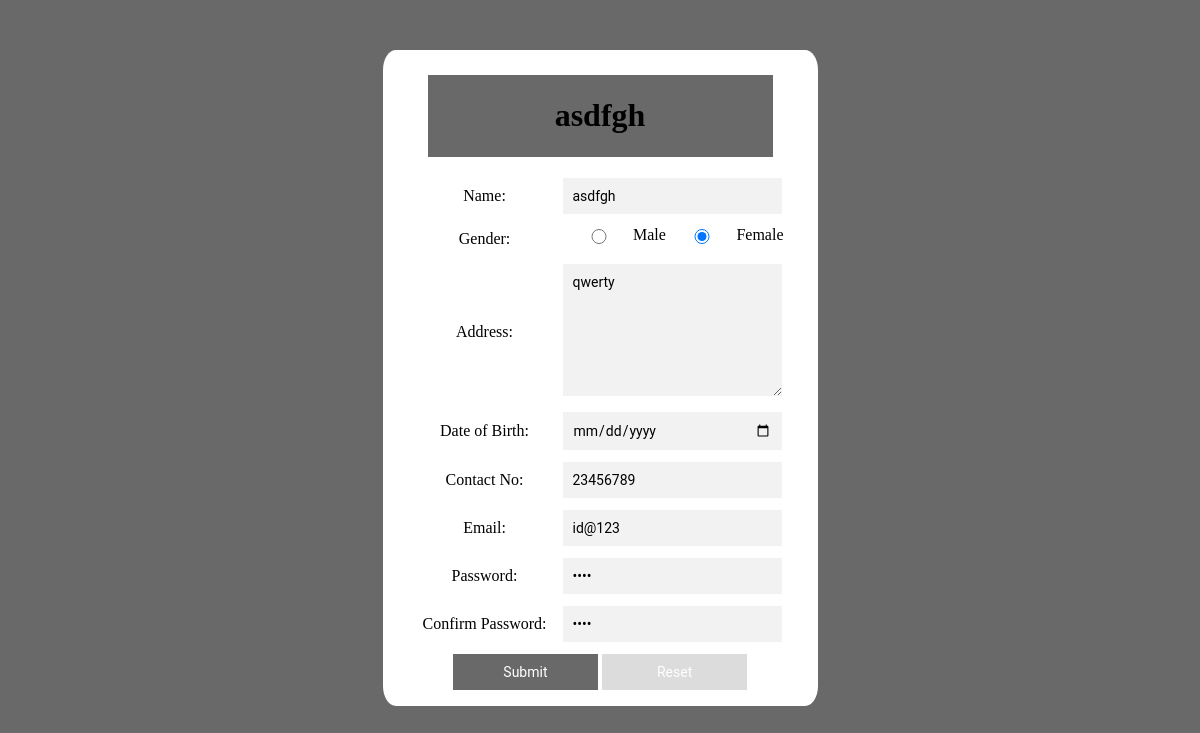
Page /editpatient/1 on the committed database.
### myapp/models.py (models this page shows, shortened)
class Patientdb(models.Model):
    patientname=models.CharField(max_length=100,null=True)
    gender=models.CharField(max_length=100)
    address=models.CharField(max_length=200)
    dob=models.DateField(max_length=200)
    mobile=models.CharField(max_length=200)
    email=models.CharField(max_length=200)
    password=models.CharField(max_length=200)

### myapp/views.py (the view)
# urls.py: path('editpatient/<pk>',views.edit_patient,name='editpatient'),
def edit_patient(request,pk):
    user=Patientdb.objects.get(pk=pk)
    if request.method == "POST":
        form = patientForm(request.POST, instance=user)
        if form.is_valid():
            form.save()
            return redirect(Signup)
    print(user.dob)
    context={
        "user":user,
    }
    return render(request,"edit_Patient.html",{"context":context})

### myapp/templates/edit_Patient.html (shortened to what this page needs)
<!DOCTYPE html>
<html lang="en">
<head>
</head>
<body>
    <form method="POST">
        <div style="margin-top: 50px;">
            <table>
                <tr>
                    <td id="heading" colspan="2">
                        <h1>{{ context.user.patientname }}</h1>
                    </td>
                </tr>
                <tr>
                    <td class="labels"><label for="firstname">Name:</label></td>
                    <td><input id="firstname" type="text" name="patientname" value="{{ context.user.patientname }}"></td>
                </tr>
                <tr>
                    <td class="labels"><label>Gender:</label></td>
                    <td class="td-gender">
                        <input type="radio" id="gmale" name="gender" value="male" {% if context.user.gender == "male" %}checked{% endif %}><label for="gmale">Male</label>
                        <input type="radio" id="gfemale" name="gender" value="female" {% if context.user.gender == "female" %}checked{% endif %}><label for="gfemale">Female</label>
                    </td>
                </tr>
                <tr>
                    <td class="labels"><label for="address">Address:</label></td>
                    <td><textarea id="address" name="address" cols="23" rows="7">{{ context.user.address }}</textarea></td>
                </tr>
                <tr>
                    <td class="labels"><label for="dob">Date of Birth:</label></td>
                    <td><input type="date" id="dob" name="dob" value="{{ context.user.dob|date:'Y-m-d' }}"></td>
                </tr>
                <tr>
                    <td class="labels"><label for="mobile">Contact No:</label></td>
                    <td><input id="mobile" type="text" name="mobile" value="{{context.user.mobile}}"></td>
                </tr>
                <tr>
                    <td class="labels"><label for="email">Email:</label></td>
                    <td><input id="email" type="email" name="email" value="{{context.user.email}}" ></td>
                </tr>
                <tr>
                    <td class="labels"><label for="password">Password:</label></td>
                    <td><input type="password" id="password" name="password" value="{{context.user.password}}"></td>
                </tr>
                <tr>
                    <td class="labels"><label for="confirm">Confirm Password:</label></td>
                    <td><input type="password" id="confirm" name="password1" value="{{context.user.password}}"></td>
                </tr>
                <tr>
                    <td colspan="2">
                        <input type="submit" class="btn" id="btn-1" value="Submit">
                        <input type="reset" class="btn" id="reset" value="Reset">
                    </td>
                </tr>
            </table>
        </div>
    </form>
</body>
</html>

### myapp/templates/edit_Patient.html (style rules this page uses)
body { background: dimgrey; min-height: 100vh; background-image: linear-gradient(var(--rotate), #4d4b4b, #444448 43%, #3b3a3b); animation: spin 2.5s linear infinite; }
table { position: relative; background: white; padding: 5px 25px; margin: auto; text-align: center; border-spacing: 10px; border-radius: 3%; }
#heading { border: 10px solid white; border-radius: 10px; background: dimgrey; }
.labels { padding: 5px; }
input, textarea { font-family: "Roboto", sans-serif; background: #f2f2f2; border: 0; padding: 10px; box-sizing: border-box; font-size: 14px; width: 100%; }
.btn { width: 40%; background: dimgray; border: none; cursor: pointer; padding: 10px; color: white; }
#reset { background: gainsboro; }
.td-gender { width: 100%; display: flex; }

### rows in the picture
Patientdb: user.patientname "asdfgh", patientname "asdfgh", gender "☐ Male", gender "☑ Female", address "qwerty", mobile "23456789", email "id@123"
